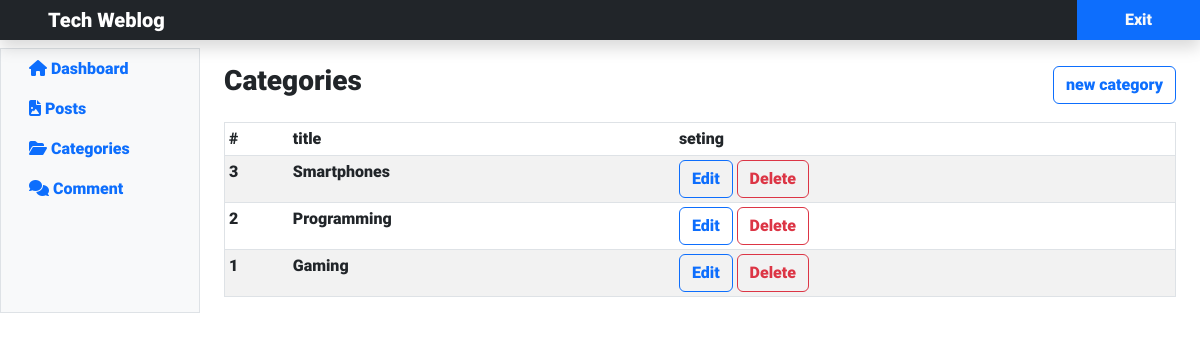
The app's page /admin/category.php (signed in) with its own data.
### tables this page shows
CREATE TABLE `categories` (
  `id` int(11) NOT NULL,
  `title` varchar(100) NOT NULL
);

### admin/category.php (the view, shortened to what this page needs)
<?php
    include("./include/header.php");
    $query_categories = "SELECT * FROM categories ORDER BY id DESC";
    $categories = $db->query($query_categories);
?>
<div class="container-fluid">
    <div class="row">
        <?php include("./include/sidebar.php"); ?>
        <main class="col-md-9 ml-sm-auto col-lg-10 px-4 mt-3">
            <div class="d-flex justify-content-between flex-wrap flex-md-nowrap align-items-center">
                <h3 class="mt-5">Categories</h3>
                <a href="new_category.php" class="btn btn-outline-primary mt-5">new category</a>
            </div>
            <div class="table-responsive mt-3">
                <table class="table table-striped table-sm border">
                    <thead>
                        <tr>
                            <th>#</th>
                            <th>title</th>
                            <th>seting</th>
                        </tr>
                    </thead>
                    <tbody>
                        <?php
                            if($categories->rowCount() > 0) {
                                foreach($categories as $category) {
                                    ?>
                                    <tr>
                                        <td><?php echo $category['id'] ?></td>
                                        <td><?php echo $category['title'] ?></td>
                                        <td>
                                            <a href="edit_category.php?id=<?php echo $category['id'] ?>" class="btn btn-outline-primary">Edit</a>
                                            <a href="category.php?action=delete&id=<?php echo $category['id'] ?>" class="btn btn-outline-danger">Delete</a>
                                        </td>
                                    </tr>
                                <?php
                                    }
                                } else {
                                    ?>
                                    <div class="alert alert-danger">
                                        no categories showed up!
                                    </div>
                                    <?php
                                    }
                                    ?>
                    </tbody>
                </table>
            </div>
        </main>
    </div>
</div>

### admin/css/style.css (style rules this page uses)
*, *::before, *::after { box-sizing: border-box; margin: 0; padding: 0; list-style: none; }
body { direction: ltr; font-family: "Roboto" !important; line-height: 1.5; }

### records on screen
categories: id "3", title "Smartphones"
categories: id "2", title "Programming"
categories: id "1", title "Gaming"
